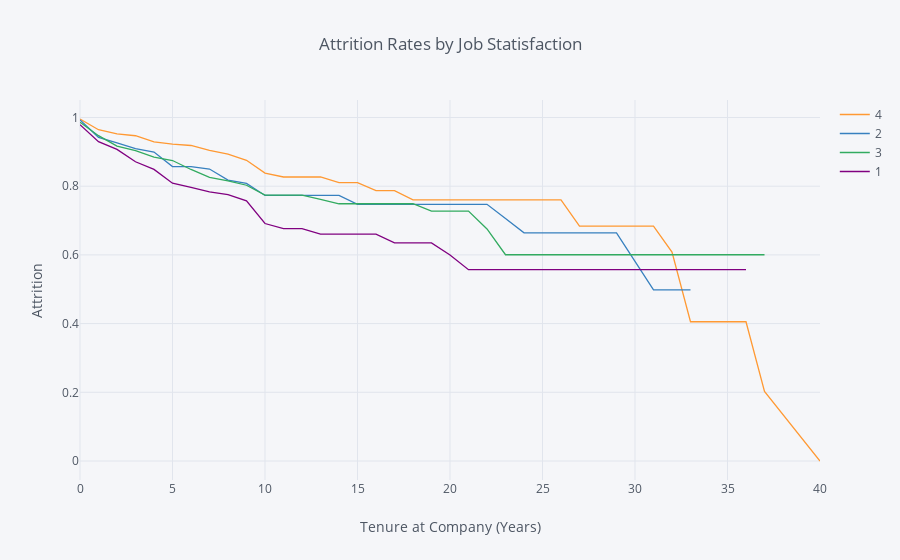

The notebook cell this image was saved under:
### Markdown cell above
## 6. Let's find out how job satisfaction affects retention rates. Generate and plot survival curves for each level of job satisfaction by number of years at the company.

### Code cell
rates = survival(data, 'JobSatisfaction', 'YearsAtCompany', 'Attrition')

rates.iplot(kind='line', xTitle='Tenure at Company (Years)', yTitle='Attrition',
            title='Attrition Rates by Job Statisfaction')

### Figure 1 — Plotly figure (JSON) as saved in the notebook; plotly's stock layout.template omitted (floating-point values rounded to 4 significant figures)
{"data": [{"line": {"color": "rgba(255, 153, 51, 1.0)", "dash": "solid", "shape": "linear", "width": 1.3}, "mode": "lines", "name": "4", "text": "", "type": "scatter", "uid": "31655a1b-afed-47ce-8451-2edc0cb33312", "x": [0, 1, 2, 3, 4, 5, 6, 7, 8, 9, 10, 11, 12, 13, 14, 15, 16, 17, 18, 19, 20, 21, 22, 23, 24, 25, 26, 27, 29, 30, 31, 32, 33, 34, 36, 37, 40], "y": [0.9956, 0.9645, 0.9523, 0.9469, 0.929, 0.9226, 0.9185, 0.9043, 0.8933, 0.8754, 0.838, 0.8268, 0.8268, 0.8268, 0.8103, 0.8103, 0.7872, 0.7872, 0.76, 0.76, 0.76, 0.76, 0.76, 0.76, 0.76, 0.76, 0.76, 0.684, 0.684, 0.684, 0.684, 0.608, 0.4053, 0.4053, 0.4053, 0.2027, 0]}, {"line": {"color": "rgba(55, 128, 191, 1.0)", "dash": "solid", "shape": "linear", "width": 1.3}, "mode": "lines", "name": "2", "text": "", "type": "scatter", "uid": "fe858d94-5636-4fc2-b625-d54035e99432", "x": [0, 1, 2, 3, 4, 5, 6, 7, 8, 9, 10, 11, 12, 13, 14, 15, 16, 17, 18, 19, 20, 21, 22, 23, 24, 25, 26, 27, 29, 30, 31, 32, 33, 34, 36, 37, 40], "y": [0.9929, 0.9423, 0.9263, 0.9091, 0.8996, 0.8573, 0.8573, 0.85, 0.8179, 0.8083, 0.7731, 0.7731, 0.7731, 0.7731, 0.7731, 0.7474, 0.7474, 0.7474, 0.7474, 0.7474, 0.7474, 0.7474, 0.7474, 0.7059, 0.6643, 0.6643, 0.6643, 0.6643, 0.6643, 0.5813, 0.4983, 0.4983, 0.4983, "", "", "", ""]}, {"line": {"color": "rgba(50, 171, 96, 1.0)", "dash": "solid", "shape": "linear", "width": 1.3}, "mode": "lines", "name": "3", "text": "", "type": "scatter", "uid": "f92dc51a-c016-4418-9557-94ebfeb46952", "x": [0, 1, 2, 3, 4, 5, 6, 7, 8, 9, 10, 11, 12, 13, 14, 15, 16, 17, 18, 19, 20, 21, 22, 23, 24, 25, 26, 27, 29, 30, 31, 32, 33, 34, 36, 37, 40], "y": [0.9864, 0.9471, 0.917, 0.9033, 0.8849, 0.8748, 0.8487, 0.8259, 0.8157, 0.8028, 0.7739, 0.7739, 0.7739, 0.7618, 0.7489, 0.7489, 0.7489, 0.7489, 0.7489, 0.7275, 0.7275, 0.7275, 0.6755, 0.6005, 0.6005, 0.6005, 0.6005, 0.6005, 0.6005, 0.6005, 0.6005, 0.6005, 0.6005, 0.6005, 0.6005, 0.6005, ""]}, {"line": {"color": "rgba(128, 0, 128, 1.0)", "dash": "solid", "shape": "linear", "width": 1.3}, "mode": "lines", "name": "1", "text": "", "type": "scatter", "uid": "7463b9c5-a011-4284-bf27-705fbd600265", "x": [0, 1, 2, 3, 4, 5, 6, 7, 8, 9, 10, 11, 12, 13, 14, 15, 16, 17, 18, 19, 20, 21, 22, 23, 24, 25, 26, 27, 29, 30, 31, 32, 33, 34, 36, 37, 40], "y": [0.9792, 0.9297, 0.9071, 0.8711, 0.8489, 0.8087, 0.7965, 0.7833, 0.7752, 0.7572, 0.6913, 0.6766, 0.6766, 0.6605, 0.6605, 0.6605, 0.6605, 0.6351, 0.6351, 0.6351, 0.5998, 0.557, 0.557, 0.557, 0.557, 0.557, 0.557, 0.557, 0.557, 0.557, 0.557, 0.557, 0.557, 0.557, 0.557, "", ""]}], "layout": {"legend": {"bgcolor": "#F5F6F9", "font": {"color": "#4D5663"}}, "paper_bgcolor": "#F5F6F9", "plot_bgcolor": "#F5F6F9", "title": {"font": {"color": "#4D5663"}, "text": "Attrition Rates by Job Statisfaction"}, "xaxis": {"gridcolor": "#E1E5ED", "showgrid": true, "tickfont": {"color": "#4D5663"}, "title": {"font": {"color": "#4D5663"}, "text": "Tenure at Company (Years)"}, "zerolinecolor": "#E1E5ED"}, "yaxis": {"gridcolor": "#E1E5ED", "showgrid": true, "tickfont": {"color": "#4D5663"}, "title": {"font": {"color": "#4D5663"}, "text": "Attrition"}, "zerolinecolor": "#E1E5ED"}}}
